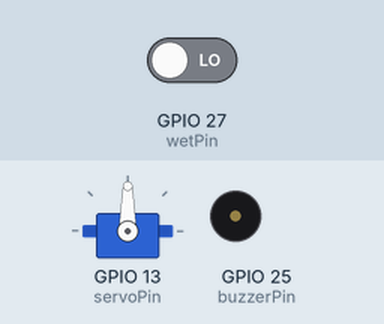
Simulated run of this sketch. Board: ESP32. Parts: servo, buzzer (waves = sounding, pin HIGH). The inputs (shaded band) are chosen by the test bench; at power-on: GPIO 27 (wetPin) LOW. What the sketch prints to the serial monitor is not drawn.

Above: at 2.2 s.
2.3 s: GPIO 27 (wetPin) driven HIGH
At 3.4 s:
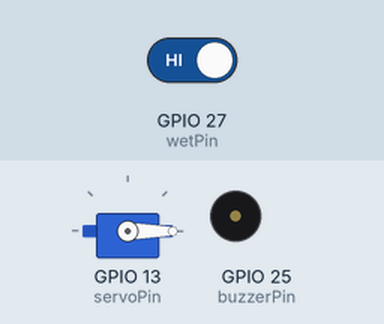
3.8 s: GPIO 27 (wetPin) driven LOW
At 3.9 s:
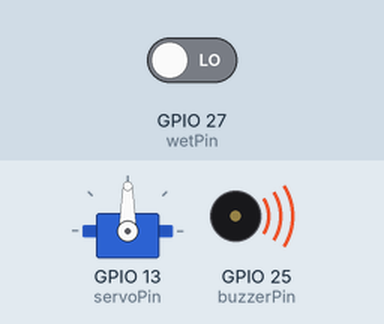
Timing chart, 0 to 6.8 s (numbered marks = the images above; inputs shaded):
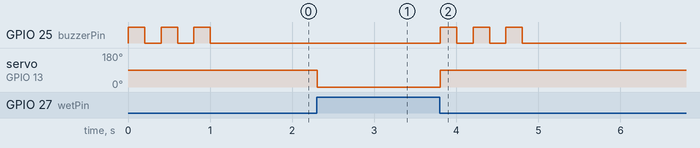

Measured:
- after the input at 2.3 s, servo on GPIO 13 (servoPin): 90° → 0° at once
- after the input at 3.8 s, GPIO 25 (buzzerPin): alternates HIGH for 0.20 s and LOW for 0.20 s, 6 changes in all, then stays LOW, starting at once; servo on GPIO 13 (servoPin): 0° → 90° at once
- by itself, GPIO 25 (buzzerPin): alternates HIGH for 0.20 s and LOW for 0.20 s, 6 changes in all, then stays LOW

The sketch:

rainalert.ino
```cpp
// বৃষ্টির সতর্কতা (Rain alert) — ESP32 বোর্ড
// বৃষ্টি এলে সার্ভো ঢাকনা বন্ধ করে আর বাজার তিনবার বাজে; থামলে ঢাকনা খোলে।
// বৃষ্টি সেন্সর: VCC→3V3, GND→GND, DO→D27, AO→D34।
// বাজার: +→D25, −→GND। সার্ভো: GND→GND, VCC→VIN, সংকেত→D13।

#include <ESP32Servo.h>

const int wetPin = 27;     // DO: ভিজলে LOW
const int buzzerPin = 25;
const int servoPin = 13;
Servo cover;
bool wasRaining = false;

void beep(int times) {
  for (int i = 0; i < times; i++) {
    digitalWrite(buzzerPin, HIGH);
    delay(200);
    digitalWrite(buzzerPin, LOW);
    delay(200);
  }
}

void setup() {
  pinMode(wetPin, INPUT);
  pinMode(buzzerPin, OUTPUT);
  cover.attach(servoPin);
  cover.write(0);                    // ঢাকনা খোলা
  Serial.begin(115200);
  Serial.println("শুকনো: ঢাকনা খোলা");
}

void loop() {
  bool raining = digitalRead(wetPin) == LOW;
  if (raining && !wasRaining) {
    Serial.println("বৃষ্টি! ঢাকনা বন্ধ হচ্ছে");
    cover.write(90);                 // ঢাকনা বন্ধ
    beep(3);
  }
  if (!raining && wasRaining) {
    Serial.println("বৃষ্টি থেমেছে: ঢাকনা খোলা");
    cover.write(0);
  }
  wasRaining = raining;
  delay(100);
}
```
